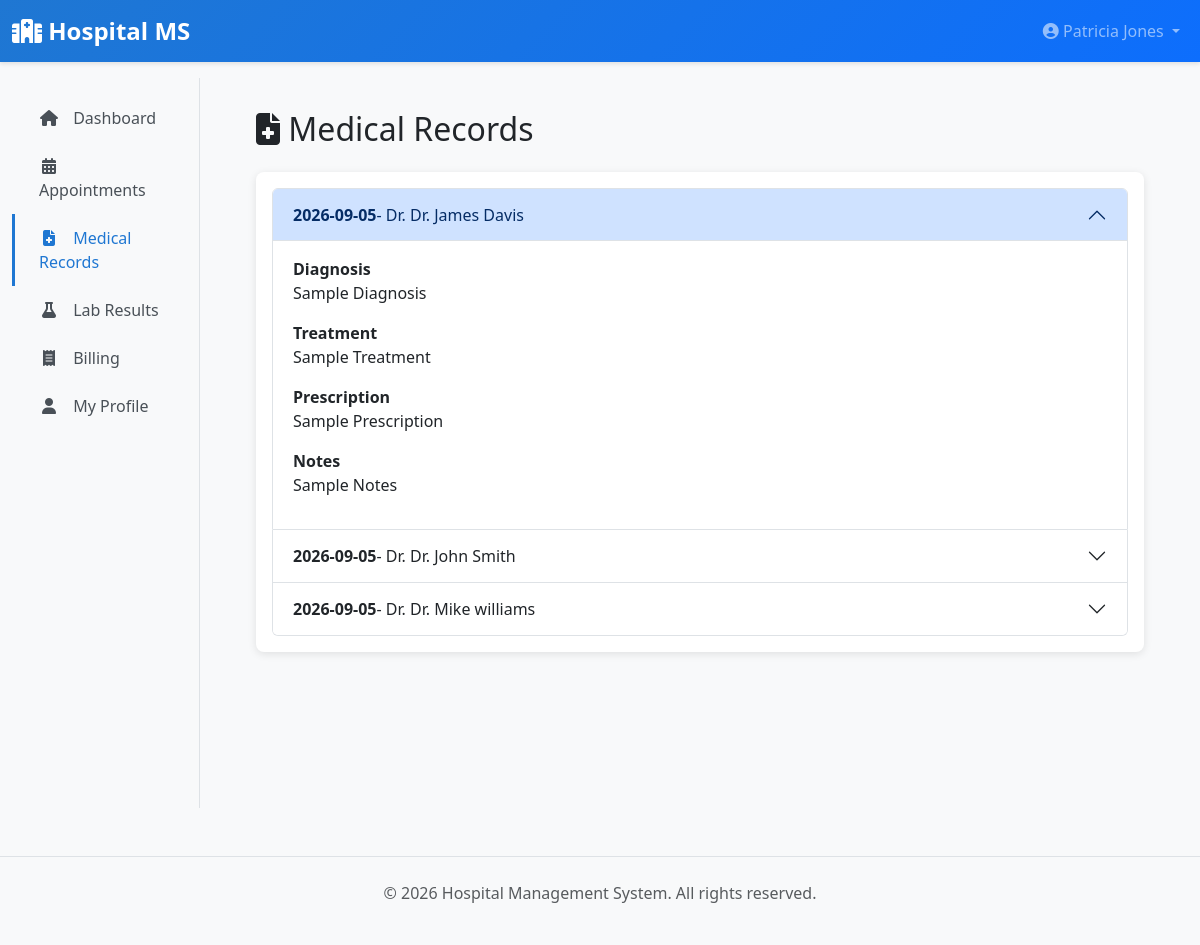
/patient/medical-records (signed in), run on the app's committed database.
### app/models/__init__.py (models this page shows, shortened)
class User(UserMixin, db.Model):
    __tablename__ = 'users'
    id = db.Column(db.Integer, primary_key=True)
    username = db.Column(db.String(80), unique=True, nullable=False, index=True)
    email = db.Column(db.String(120), unique=True, nullable=False, index=True)
    password_hash = db.Column(db.String(255), nullable=False)
    first_name = db.Column(db.String(80))
    last_name = db.Column(db.String(80))
    phone = db.Column(db.String(20))
    role = db.Column(db.Enum(UserRole), nullable=False, default=UserRole.PATIENT)
    is_active = db.Column(db.Boolean, default=True)
    created_at = db.Column(db.DateTime, default=datetime.utcnow)
    updated_at = db.Column(db.DateTime, default=datetime.utcnow, onupdate=datetime.utcnow)
    patient = db.relationship('Patient', uselist=False, back_populates='user', foreign_keys='Patient.user_id', cascade='all, delete-orphan', passive_deletes=True)
    doctor = db.relationship('Doctor', uselist=False, back_populates='user', foreign_keys='Doctor.user_id', cascade='all, delete-orphan', passive_deletes=True)
    lab_staff = db.relationship('LabStaff', uselist=False, back_populates='user', foreign_keys='LabStaff.user_id', cascade='all, delete-orphan', passive_deletes=True)
    def get_full_name(self):
        return f"{self.first_name} {self.last_name}".strip()

class MedicalRecord(db.Model):
    __tablename__ = 'medical_records'
    id = db.Column(db.Integer, primary_key=True)
    patient_id = db.Column(db.Integer, db.ForeignKey('patients.id'), nullable=False)
    doctor_id = db.Column(db.Integer, db.ForeignKey('doctors.id'), nullable=False)
    diagnosis = db.Column(db.Text, nullable=False)
    treatment = db.Column(db.Text)
    prescription = db.Column(db.Text)
    notes = db.Column(db.Text)
    visit_date = db.Column(db.DateTime, default=datetime.utcnow)
    created_at = db.Column(db.DateTime, default=datetime.utcnow)
    prescriptions = db.relationship('Prescription', back_populates='medical_record', foreign_keys='Prescription.medical_record_id', cascade='all, delete-orphan')
    patient = db.relationship('Patient', back_populates='medical_records')
    doctor = db.relationship('Doctor', back_populates='medical_records')

### app/blueprints/patient.py (the view)
@patient_bp.route('/medical-records')
@login_required
@patient_required
def medical_records():
    patient = current_user.patient
    page = request.args.get('page', 1, type=int)
    records = MedicalRecord.query.filter_by(patient_id=patient.id).order_by(
        MedicalRecord.created_at.desc()
    ).paginate(page=page, per_page=10)
    return render_template('patient/medical_records.html', records=records)

### app/blueprints/patient.py (called while the page is built)
def patient_required(f):
    @wraps(f)
    def decorated_function(*args, **kwargs):
        if not current_user.is_authenticated or current_user.role != UserRole.PATIENT:
            flash('You do not have permission to access this page.', 'danger')
            return redirect(url_for('main.dashboard'))
        return f(*args, **kwargs)
    return decorated_function

### app/templates/patient/medical_records.html (shortened to what this page needs)
{% extends "layouts/base.html" %}
{% block content %}
<h2 class="mb-4"><i class="fas fa-file-medical"></i> Medical Records</h2>
<div class="card">
    <div class="card-body">
        {% if records.items %}
        <div class="accordion" id="medicalRecordsAccordion">
            {% for record in records.items %}
            <div class="accordion-item">
                <h2 class="accordion-header" id="heading{{ record.id }}">
                    <button class="accordion-button {% if loop.first %}{% else %}collapsed{% endif %}" type="button" data-bs-toggle="collapse" data-bs-target="#collapse{{ record.id }}">
                        <strong>{{ record.visit_date.strftime('%Y-%m-%d') }}</strong> - Dr. {{ record.doctor.user.get_full_name() }}
                    </button>
                </h2>
                <div id="collapse{{ record.id }}" class="accordion-collapse collapse {% if loop.first %}show{% endif %}" data-bs-parent="#medicalRecordsAccordion">
                    <div class="accordion-body">
                        <div class="mb-3">
                            <label class="fw-bold">Diagnosis</label>
                            <p>{{ record.diagnosis }}</p>
                        </div>
                        {% if record.treatment %}
                        <div class="mb-3">
                            <label class="fw-bold">Treatment</label>
                            <p>{{ record.treatment }}</p>
                        </div>
                        {% endif %}
                        {% if record.prescription %}
                        <div class="mb-3">
                            <label class="fw-bold">Prescription</label>
                            <p>{{ record.prescription }}</p>
                        </div>
                        {% endif %}
                        {% if record.notes %}
                        <div class="mb-3">
                            <label class="fw-bold">Notes</label>
                            <p>{{ record.notes }}</p>
                        </div>
                        {% endif %}
                    </div>
                </div>
            </div>
            {% endfor %}
        </div>
        {% else %}
        <p class="text-muted text-center my-3">No medical records available.</p>
        {% endif %}
    </div>
</div>
{% endblock %}

### app/templates/layouts/base.html (shortened to what this page needs)
<!DOCTYPE html>
<html lang="en">
<head>
    <link href="https://cdnjs.cloudflare.com/ajax/libs/bootstrap/5.3.0/css/bootstrap.min.css" rel="stylesheet">
    <link href="https://cdnjs.cloudflare.com/ajax/libs/font-awesome/6.4.0/css/all.min.css" rel="stylesheet">
</head>
<body>
    <nav class="navbar navbar-expand-lg navbar-dark sticky-top">
        <div class="container-fluid">
            <a class="navbar-brand" href="{{ url_for('main.dashboard') }}">
                <i class="fas fa-hospital"></i> Hospital MS
            </a>
            <div class="collapse navbar-collapse" id="navbarNav">
                <ul class="navbar-nav ms-auto">
                    {% if current_user.is_authenticated %}
                        <li class="nav-item dropdown">
                            <a class="nav-link dropdown-toggle" href="#" id="userDropdown" role="button" data-bs-toggle="dropdown">
                                <i class="fas fa-user-circle"></i> {{ current_user.get_full_name() or current_user.username }}
                            </a>
                        </li>
                    {% else %}
                        <li class="nav-item">
                            <a class="nav-link" href="{{ url_for('auth.login') }}">Login</a>
                        </li>
                    {% endif %}
                </ul>
            </div>
        </div>
    </nav>
    {% if current_user.is_authenticated %}
        <div class="container-fluid">
            <div class="row">
                <nav class="col-md-3 col-lg-2 d-md-block bg-light sidebar">
                    <div class="position-sticky pt-3">
                        <ul class="nav flex-column">
                            {% if current_user.role.value == 'admin' %}
                                <li class="nav-item">
                                    <a class="nav-link {% if request.endpoint == 'admin.dashboard' %}active{% endif %}" href="{{ url_for('admin.dashboard') }}">
                                        <i class="fas fa-home"></i> Dashboard
                                    </a>
                                </li>
                                <li class="nav-item">
                                    <a class="nav-link {% if request.endpoint in ['admin.users_list', 'admin.create_user', 'admin.edit_user'] %}active{% endif %}" href="{{ url_for('admin.users_list') }}">
                                        <i class="fas fa-users"></i> Users
                                    </a>
                                </li>
                                <li class="nav-item">
                                    <a class="nav-link {% if request.endpoint in ['admin.doctors_list', 'admin.edit_doctor'] %}active{% endif %}" href="{{ url_for('admin.doctors_list') }}">
                                        <i class="fas fa-user-md"></i> Doctors
                                    </a>
                                </li>
                                <li class="nav-item">
                                    <a class="nav-link {% if request.endpoint in ['admin.beds_list', 'admin.create_bed'] %}active{% endif %}" href="{{ url_for('admin.beds_list') }}">
                                        <i class="fas fa-bed"></i> Beds
                                    </a>
                                </li>
                                <li class="nav-item">
                                    <a class="nav-link {% if request.endpoint in ['admin.departments_list', 'admin.create_department'] %}active{% endif %}" href="{{ url_for('admin.departments_list') }}">
                                        <i class="fas fa-sitemap"></i> Departments
                                    </a>
                                </li>
                                <li class="nav-item">
                                    <a class="nav-link {% if request.endpoint in ['admin.insurances_list', 'admin.create_insurance'] %}active{% endif %}" href="{{ url_for('admin.insurances_list') }}">
                                        <i class="fas fa-hand-holding-medical"></i> Insurances
                                    </a>
                                </li>
                                <li class="nav-item">
                                    <a class="nav-link {% if request.endpoint == 'admin.audit_logs' %}active{% endif %}" href="{{ url_for('admin.audit_logs') }}">
                                        <i class="fas fa-history"></i> Audit Logs
                                    </a>
                                </li>
                                <li class="nav-item">
                                    <a class="nav-link {% if request.endpoint in ['admin.lab_tests_list', 'admin.create_lab_test'] %}active{% endif %}" href="{{ url_for('admin.lab_tests_list') }}">
                                        <i class="fas fa-flask"></i> Lab Tests
                                    </a>
                                </li>
                                <li class="nav-item">
                                    <a class="nav-link {% if request.endpoint == 'admin.reports' %}active{% endif %}" href="{{ url_for('admin.reports') }}">
                                        <i class="fas fa-chart-bar"></i> Reports
                                    </a>
                                </li>
                            {% else %}
                                <li class="nav-item">
                                    <a class="nav-link {% if request.endpoint == 'patient.dashboard' %}active{% endif %}" href="{{ url_for('patient.dashboard') }}">
                                        <i class="fas fa-home"></i> Dashboard
                                    </a>
                                </li>
                                <li class="nav-item">
                                    <a class="nav-link {% if request.endpoint in ['patient.appointments', 'patient.view_appointment'] %}active{% endif %}" href="{{ url_for('patient.appointments') }}">
                                        <i class="fas fa-calendar-alt"></i> Appointments
                                    </a>
                                </li>
                                <li class="nav-item">
                                    <a class="nav-link {% if request.endpoint in ['patient.medical_records', 'patient.view_medical_record'] %}active{% endif %}" href="{{ url_for('patient.medical_records') }}">
                                        <i class="fas fa-file-medical"></i> Medical Records
                                    </a>
                                </li>
                                <li class="nav-item">
                                    <a class="nav-link {% if request.endpoint in ['patient.lab_results', 'patient.view_lab_result'] %}active{% endif %}" href="{{ url_for('patient.lab_results') }}">
                                        <i class="fas fa-flask"></i> Lab Results
                                    </a>
                                </li>
                                <li class="nav-item">
                                    <a class="nav-link {% if request.endpoint in ['patient.billing', 'patient.view_bill'] %}active{% endif %}" href="{{ url_for('patient.billing') }}">
                                        <i class="fas fa-receipt"></i> Billing
                                    </a>
                                </li>
                                <li class="nav-item">
                                    <a class="nav-link {% if request.endpoint in ['patient.profile', 'patient.edit_profile'] %}active{% endif %}" href="{{ url_for('patient.profile') }}">
                                        <i class="fas fa-user"></i> My Profile
                                    </a>
                                </li>
                            {% endif %}
                        </ul>
                    </div>
                </nav>
                <main class="col-md-9 ms-sm-auto col-lg-10 px-md-4">
                    <div class="main-content">
                        {% block content %}{% endblock %}
                    </div>
                </main>
            </div>
        </div>
    {% else %}
        <div style="min-height: calc(100vh - 70px); padding: 2rem;">
            {% block auth_content %}{% endblock %}
        </div>
    {% endif %}
    <footer class="bg-light py-4 mt-5 border-top">
        <div class="container text-center text-muted">
            <p>&copy; 2026 Hospital Management System. All rights reserved.</p>
        </div>
    </footer>
</body>
</html>

### app/templates/layouts/base.html (style rules this page uses)
:root { --primary-color: #1f77d2; --secondary-color: #0d6efd; --danger-color: #dc3545; }
body { background-color: #f8f9fa; font-family: 'Segoe UI', Tahoma, Geneva, Verdana, sans-serif; }
.navbar { background: linear-gradient(135deg, var(--primary-color) 0%, var(--secondary-color) 100%); box-shadow: 0 2px 4px rgba(0,0,0,0.1); }
.navbar-brand { font-weight: 700; font-size: 1.5rem; color: white !important; }
.sidebar { background-color: #fff; min-height: calc(100vh - 70px); border-right: 1px solid #dee2e6; }
.sidebar .nav-link { color: #495057; border-left: 3px solid transparent; padding: 0.75rem 1.5rem; transition: all 0.3s ease; }
.sidebar .nav-link:hover, .sidebar .nav-link.active { color: var(--primary-color); background-color: #f8f9fa; border-left-color: var(--primary-color); }
.sidebar .nav-link i { width: 20px; text-align: center; margin-right: 10px; }
.main-content { padding: 2rem; }
.card { border: 0; box-shadow: 0 2px 8px rgba(0,0,0,0.1); border-radius: 8px; margin-bottom: 1.5rem; }

### data on the page
User: first_name+last_name "Patricia Jones"
MedicalRecord: visit_date "2026-09-05", doctor.user.get_full_name "Dr. James Davis", diagnosis "Sample Diagnosis", treatment "Sample Treatment", prescription "Sample Prescription", notes "Sample Notes"
MedicalRecord: visit_date "2026-09-05", doctor.user.get_full_name "Dr. John Smith"
MedicalRecord: visit_date "2026-09-05", doctor.user.get_full_name "Dr. Mike williams"
